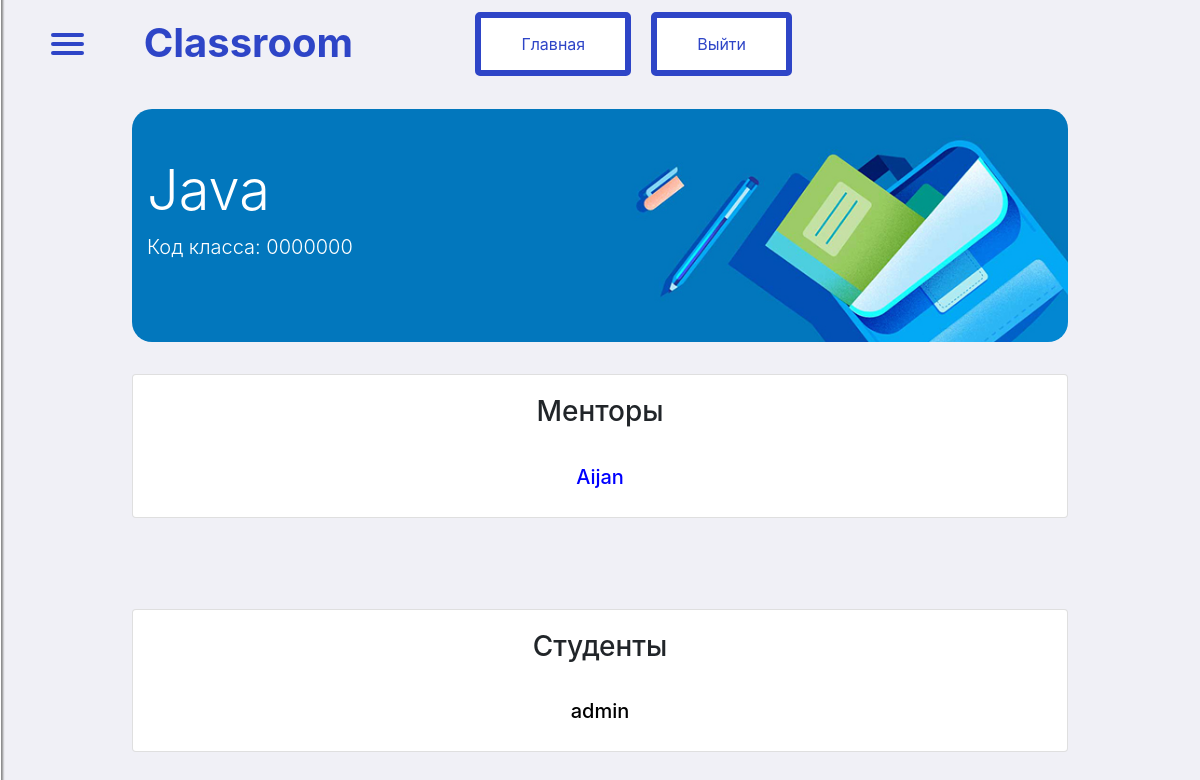
The app's page /classroom/group_list/2/, older data.
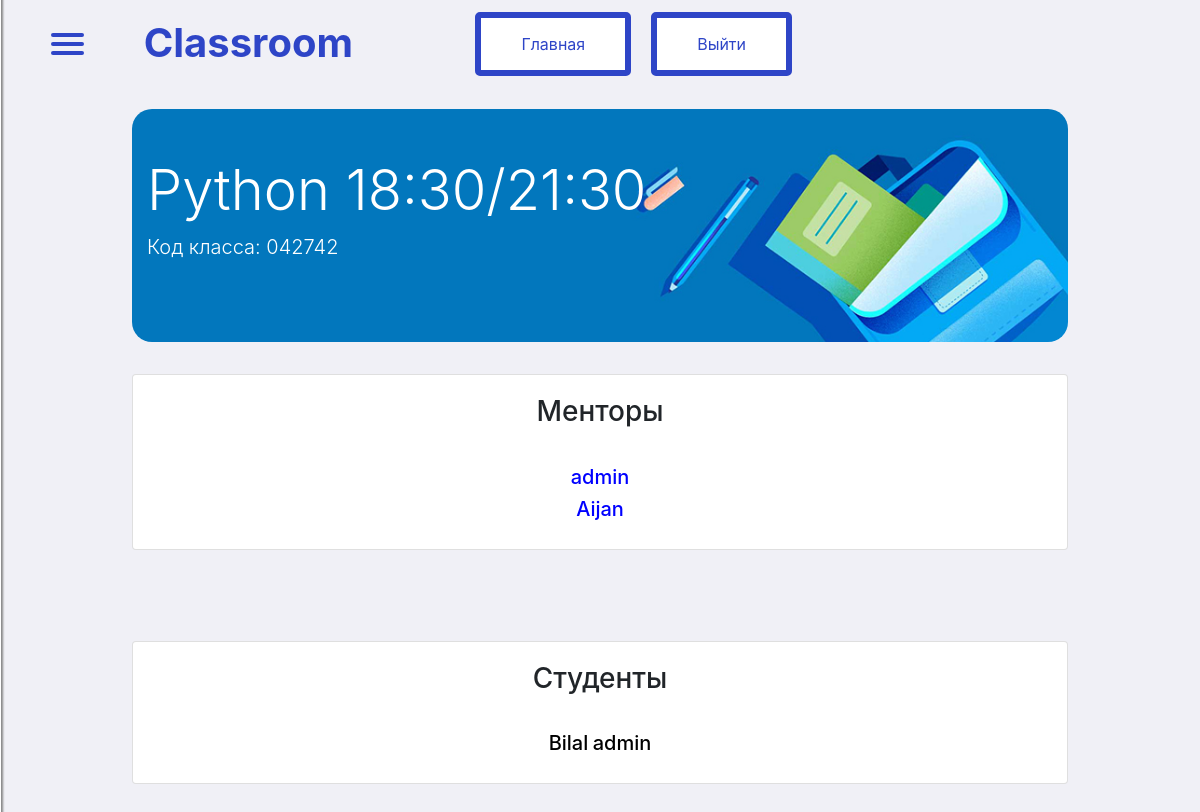
The same page, newer data.
### classroom/models.py (models this page shows, shortened)
class Classroom(models.Model):
    classroom_name = models.CharField(max_length=99, verbose_name='Название')
    section = models.CharField(max_length=99, verbose_name='Раздел')
    class_code = models.CharField(max_length=10, default='0000000')
    created_date = models.DateTimeField(auto_now_add=True, verbose_name='Дата создания')

class Teacher(models.Model):
    teacher = models.ForeignKey(settings.AUTH_USER_MODEL, on_delete=models.CASCADE, verbose_name='Ментор')
    classroom = models.ForeignKey(Classroom, on_delete=models.CASCADE)
    created_date = models.DateTimeField(auto_now_add=True, verbose_name='Дата создания')
    def __str__(self):
        return str(self.teacher)
    class Meta:
        verbose_name = 'Ментор'
        verbose_name_plural = 'Менторы'

class Student(models.Model):
    student = models.ForeignKey('account.MyUser', on_delete=models.CASCADE, verbose_name='Студент')
    classroom = models.ForeignKey(Classroom, on_delete=models.CASCADE)
    created_date = models.DateTimeField(auto_now_add=True, verbose_name='Дата создания')
    def __str__(self):
        return str(self.student)
    class Meta:
        verbose_name = 'Студент'
        verbose_name_plural = 'Студент'

### account/models.py (models this page shows, shortened)
class MyUser(AbstractBaseUser, PermissionsMixin):
    username = models.CharField(
        max_length=50,
        verbose_name='Имя пользователя',
        unique=True,
    )
    phone_number = PhoneNumberField(
        verbose_name=('Номер телефона'),
        unique=True
    )
    status = models.PositiveSmallIntegerField(
        choices=(
            (1, 'Простой пользователь'),
            (2, 'Студент'),
            (3, 'Менеждер'),
            (4, 'Ментор'),
            (5, 'Копирайтер'),
        ),
        default=1,
        verbose_name=('Статус')
    )
    created_date = models.DateField(auto_now_add=True, verbose_name='Дата создания аккаунта')
    is_active = models.BooleanField(
        default=True,
        verbose_name=('Пользователь активен?')
    )
    is_admin = models.BooleanField(
        default=False,
        verbose_name=('Админ')
    )
    objects = MyUserManager()
    USERNAME_FIELD = 'phone_number'
    REQUIRED_FIELDS = ['username', ]
    def __str__(self):
        return self.username
    class Meta:
        verbose_name = 'Пользователь'
        verbose_name_plural = 'Пользователи'

### classroom/views.py (the view)
# urls.py: path('group_list/<int:pk>/', views.group_list, name='group_list'),
def group_list(request, pk):
    classroom = Classroom.objects.get(id=pk)
    students = Student.objects.filter(classroom=classroom).exclude(student__status=4)
    teacher = Teacher.objects.get(classroom=classroom)
    assistants = Student.objects.filter(classroom=classroom, student__status=4)
    return render(request, template_name='classroom/group_list.html', context={
        'classroom': classroom,
        'students': students,
        'teacher': teacher,
        "assistants": assistants})

### classroom/templates/classroom/group_list.html (shortened to what this page needs)
{% extends 'classroom/parent_class.html' %}
{% load static %}
{% block hamburger %}
    <div class="jumbotron jumbotron-fluid class_jumbotron">
        <div class="container">
        <h1 class="display-4 class_title">{{ classroom.classroom_name }}</h1>
        <p class="lead class_code">Код класса: {{ classroom.class_code }}</p>
        </div>
    </div>
    <div class="contatiner_of_assignments">
      <div class="card assignment_card" style="width: 18rem;">
      <div class="card-body">
      <h3 class="card-title">Менторы</h3><br>
      <h5 style="color: blue;">{{ teacher }}</h5>
      {% for assistant in assistants %}
        <h5 style="color: blue;">{{ assistant }}</h5>
      {% endfor %}
      </div>
      </div>
      </div>
<br><br><br>
    <div class="contatiner_of_assignments">
      <div class="card assignment_card" style="width: 18rem;">
      <div class="card-body">
      <h3 class="card-title">Студенты</h3><br>
          {% for student in students %}
            <h5 style="color: black; display: inline-block;">{{ student }}</h5>{% if user.is_admin or user.status == 4 %} <a href="{% url 'delete_student' student.id classroom.id %}" style="margin-left: 10px;">Удалить</a> {% endif %}
          {% endfor %}
      </div>
      </div>
      </div>
{% endblock %}

### classroom/templates/classroom/parent_class.html (shortened to what this page needs)
{% load static  %}
<!DOCTYPE html>
<html lang="en">
<head>
    <link rel="stylesheet" type="text/css" href="{% static 'css/base_class.css' %}">
    <link rel="stylesheet" type="text/css" href="{% static 'css/hamburger.css' %}">
    <link rel="stylesheet" href="https://cdn.jsdelivr.net/npm/bootstrap@4.5.3/dist/css/bootstrap.min.css">
</head>
<body class="container-fluid">
    <nav class="navbar navbar-expand-lg navbar-light navbar_custom">
        <nav role="navigation" >
            <div id="menuToggle" style="z-index: 6;" >
              <span></span>
              <span></span>
              <span></span>
            </div>
          </nav>
        <a class="navbar-brand" href="#" style="font-size:250% !important; color:#2e45c7 !important; margin-left: 7%; margin-right: 9%"><b>Classroom</b></a>
        <div class="collapse navbar-collapse" id="navbarSupportedContent" style="width: 300px;">
            <ul class="navbar-nav mr-auto">
              <li class="nav-item active">
                <a class="mybtn myinfo mybtn-active" type="button" href="{% url 'home' %}" style="text-decoration: none;">Главная</a>
              </li>
              <li class="nav-item active">
                <a class="mybtn myinfo mybtn-active" type="button" href="{% url 'logout' %}" style="text-decoration: none;">Выйти</a>
              </li>
            </ul>
        </div>
    </nav>
      {% block hamburger %}
      {% endblock %}
</body>
</html>

### static/css/base_class.css (style rules this page uses)
body { background-color: #f0f0f6 !important; }
.assignment_card { text-align: center !important; width: 100% !important; margin-right: 10% !important; margin-bottom: 2%; }
.contatiner_of_assignments { margin-left: 10% !important; margin-right: 10% !important; }
.class_title { color: #ffffff; padding-top:1px; }
.class_code { color: #ffffff !important; }
.class_jumbotron { border-radius: 20px !important; margin-left: 10%; margin-right: 10%; margin-top: 2%; background-image: url("../images/img_backtoschool.jpg"); background-size: cover; padding-top:4% !important; }
#menuToggle { display: block; position: relative; top: 3px; left: 20px; z-index: 1; -webkit-user-select: none; user-select: none; }
#menuToggle span { display: block; width: 33px; height: 4px; margin-bottom: 5px; position: relative; background: #2e45c7; border-radius: 3px; z-index: 1; transform-origin: 4px 0px; transition: transform 0.5s cubic-bezier(0.77,0.2,0.05,1.0), background 0.5s cubic-bezier(0.77,0.2,0.05,1.0), opacity 0.55s ease; }
#menuToggle span:nth-last-child(2) { transform-origin: 0% 100%; }

### static/css/hamburger.css (style rules this page uses)
body { margin: 0; padding: 0; background:#f0f0f6 !important; color: #ffffff; font-family: "Avenir Next", "Avenir", sans-serif; }
.mybtn { border: 6px solid black; background-color: white; border-radius: 5px; color: black; padding: 14px 28px; font-size: 16px; cursor: pointer; padding-left:40px; padding-right:40px; margin-top: 1%; margin-left: 20px; }
.myinfo { border-color: #2e45c7 !important; color: #2e45c7 !important; }

Row changes from the older to the newer data that the page shows:
changed Classroom: classroom_name "Java" → "Python 18:30/21:30"; class_code "0000000" → "042742"
changed Teacher: teacher.username "Aijan" → "admin"
added Student: student.username "Aijan", shown under "admin"
added Student: student.username "Bilal", shown under "Студенты"
